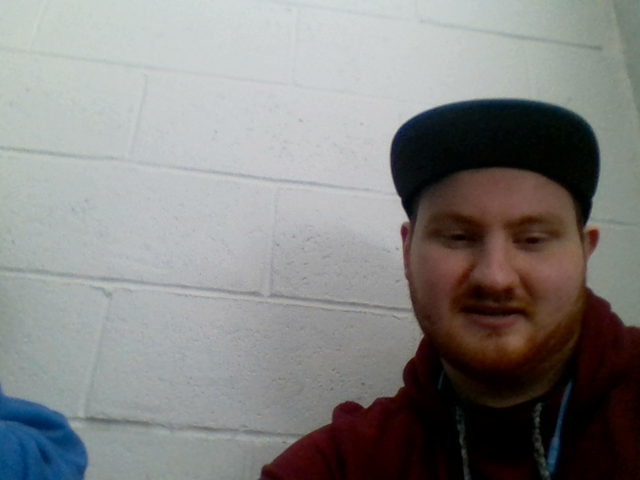
#> input picture PythonApplication1/PythonApplication1/.png, 640 x 480 px; its folder holds 4 pictures in this run
$ python Compare.py   (older library calls are emulated)
#> lines starting #> are read from the running program, lines starting #| are printed output that depends on the picture
import cv2
import scipy
import skimage
import numpy as np
from skimage import io
from skimage import data, img_as_float
import matplotlib.pyplot as plt
from skimage.measure import compare_ssim as ssim
from skimage.transform import resize
from scipy.ndimage import imread
import argparse
import imutils
import glob
import warnings

print ("Below are the current saved png files to choose from \n")

print (glob.glob('./*.png'))

selectimg1 = input('Please input the name of the first picture you would like to compare, be sure to include .png: \n')
#> the answer given: .png
selectimg2 = input('Please enter the target picture you want to compare against, be sure to include .png \n')
#> the answer given: Richie.png


img1 = io.imread(selectimg1)
#> img1 is the input picture: shape (480, 640, 3); mean R, G, B 132.5, 132.1, 130.6
img2 = io.imread(selectimg2)
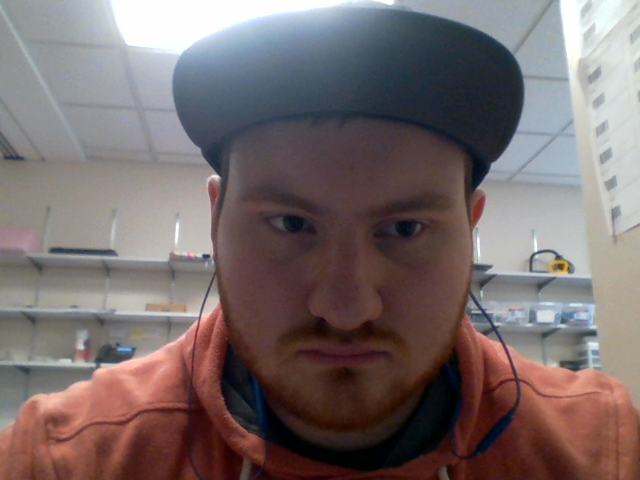
#> input picture PythonApplication1/PythonApplication1/Richie.png, 640 x 480 px
#> img2 is the input picture: shape (480, 640, 3); mean R, G, B 120.1, 107.3, 107.2


######
#Version 1.0
######
#if img1.shape == img2.shape:
#    print("The images have same size and channels")
 #   difference = cv2.subtract(img1, img2)
  #  b, g, r = cv2.split(difference)
 #
 #
#if cv2.countNonZero(b) == 0 and cv2.countNonZero(g) == 0 and cv2.countNonZero(r) == 0:
 #   print("The images are completely Equal")
#else:
#    print("The images are not the same")

#####
#Version 2.0
#####

# Load the Haar cascades
face_cascade = cv2.CascadeClassifier('C:\\opencv\\build\\etc\\haarcascades\\haarcascade_frontalface_default.xml')
eye_cascade = cv2.CascadeClassifier('C:\\opencv\\build\\etc\\haarcascades\\haarcascade_eye.xml')
'''
def mse(img1, img2):
	# the 'Mean Squared Error' between the two images is the
	# sum of the squared difference between the two images;
	# NOTE: the two images must have the same dimension
	err = np.sum((img1.astype("float") - img2.astype("float")) ** 2)
	err /= float(img1.shape[0] * img2.shape[1])

	# return the MSE, the lower the error, the more "similar"
	# the two images are
	return err

def compare_images(img1, img2, title):
	# compute the mean squared error and structural similarity
	# index for the images
	m = mse(img1, img2)
	s = ssim(img1, img2)

	# setup the figure
	fig = plt.figure(title)
	plt.suptitle("MSE: %.2f, SSIM: %.2f" % (m, s))

	# show first image
	ax = fig.add_subplot(1, 2, 1)
	plt.imshow(img1, cmap = plt.cm.gray)
	plt.axis("off")

	# show the second image
	ax = fig.add_subplot(1, 2, 2)
	plt.imshow(img2, cmap = plt.cm.gray)
	plt.axis("off")

	# show the images
	plt.show()
#load the images -- the original, the original + target,
# and the original + side
original = img1
target = img2

fig = plt.figure("Images")
images = ("Original", original), ("target", target)
# loop over the images
for (i, (name, image)) in enumerate(images):
	# show the image
	ax = fig.add_subplot(1, 3, i + 1)
	ax.set_title(name)
	plt.imshow(image, cmap = plt.cm.gray)
	plt.axis("off")

# show the figure
plt.show()

# compare the images
compare_images(original, original, "Original vs. Original")
compare_images(original, target, "Original vs. target")

cv2.imshow("img1", img1)
cv2.imshow("img2", img2)
cv2.waitKey(0)
cv2.destroyAllWindows()

#### Removed for version 3.0, uses a similar command
# convert the images to grayscale
'''
#original = cv2.cvtColor(original, cv2.COLOR_BGR2GRAY)
#target = cv2.cvtColor(target, cv2.COLOR_BGR2GRAY)

original = img1
target = img2
#######
#Version 3.0 addon
#######

# Load in color image for face detection
#original = cv2.imread(original)
#target = cv2.imread(target)

# Convert the image to RGB colorspace
original = cv2.cvtColor(original, cv2.COLOR_BGR2RGB)
target = cv2.cvtColor(target, cv2.COLOR_BGR2RGB)
# Make a copy of the original image to draw face detections on
image_original = np.copy(original)
image_target = np.copy(original)

# Convert the image to gray
gray_original = cv2.cvtColor(original, cv2.COLOR_RGB2GRAY)
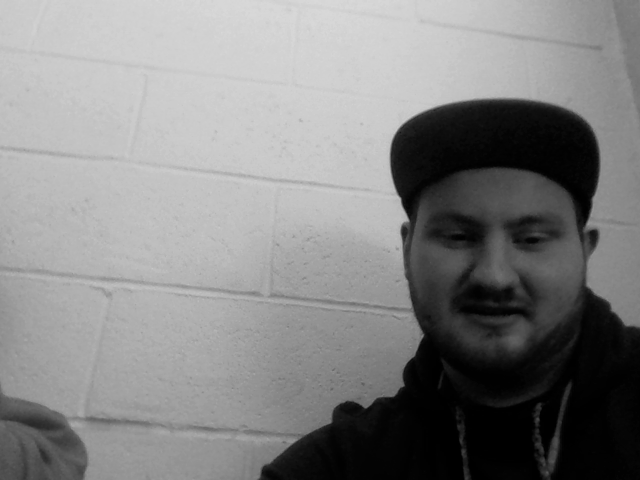
#> gray_original: shape (480, 640); min 0, max 217, mean 131.7
gray_target = cv2.cvtColor(target, cv2.COLOR_RGB2GRAY)
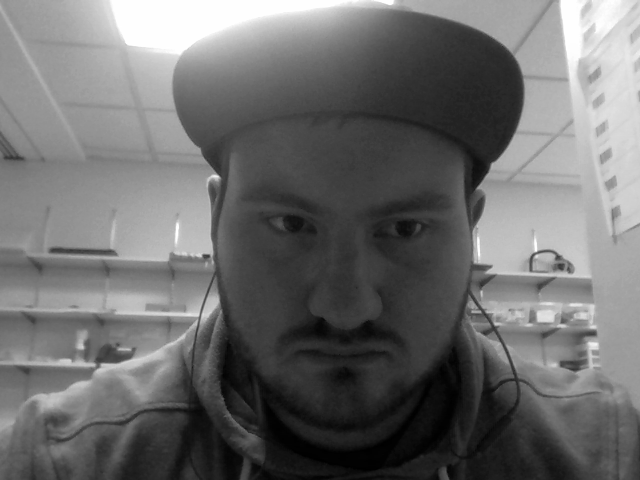
#> gray_target: shape (480, 640); min 0, max 255, mean 108.7
# Detect faces in the image using pre-trained face dectector
faces_original = face_cascade.detectMultiScale(gray_original, 1.25, 6)
#> faces_original = [[390, 154, 208, 208]]
faces_target = face_cascade.detectMultiScale(gray_target, 1.25, 6)
#> faces_target = [[204, 122, 279, 279]]


# Get bounding box for each face in original
for f in faces_original:
    x, y, w, h = [ v for v in f ]
    cv2.rectangle(image_original, (x,y), (x+w, y+h), (255,0,0), 3)
    # Define the region of interest in the image
    face_crop_original = gray_original[y:y+h, x:x+w]
    cv2.imwrite("C:\\Users\\Richie\\source\\repos\\Design2019\\PythonApplication1\\PythonApplication1\\FCO.png", face_crop_original)
#> this loop made 1 pass
#> pass 1, `face_crop_original = gray_original[y:y+h, x:x+w]`:
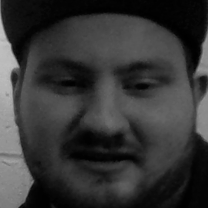
#> face_crop_original: shape (208, 208); min 0, max 195, mean 53.7
#> after the loop:
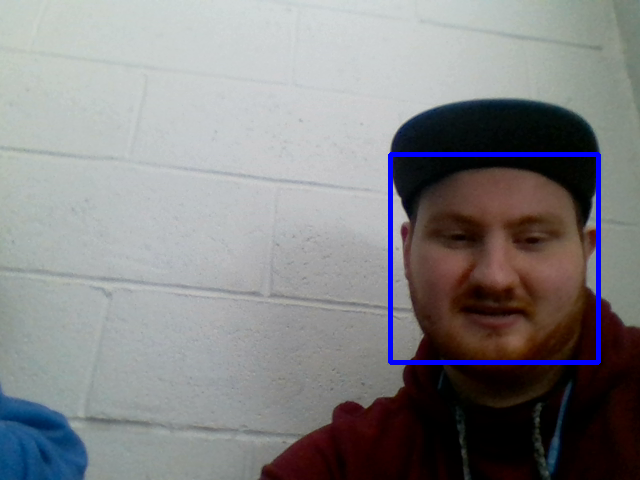
#> image_original: shape (480, 640, 3); mean B, G, R 133.2, 131.2, 131.5
#Get bounding box for each face in target


for t in faces_target:
    x, y, w, h = [ v for v in t ]
    cv2.rectangle(image_target, (x,y), (x+w, y+h), (255,0,0), 3)
    # Define the region of interest in the image
    face_crop_target = gray_target[y:y+h, x:x+w]
    cv2.imwrite("C:\\Users\\Richie\\source\\repos\\Design2019\\PythonApplication1\\PythonApplication1\\FCT.png", face_crop_target)
#> this loop made 1 pass
#> pass 1, `face_crop_target = gray_target[y:y+h, x:x+w]`:
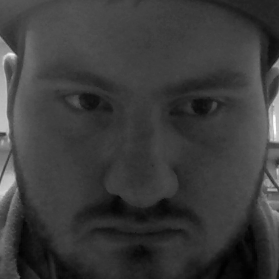
#> face_crop_target: shape (279, 279); min 0, max 254, mean 59.2
#> after the loop:
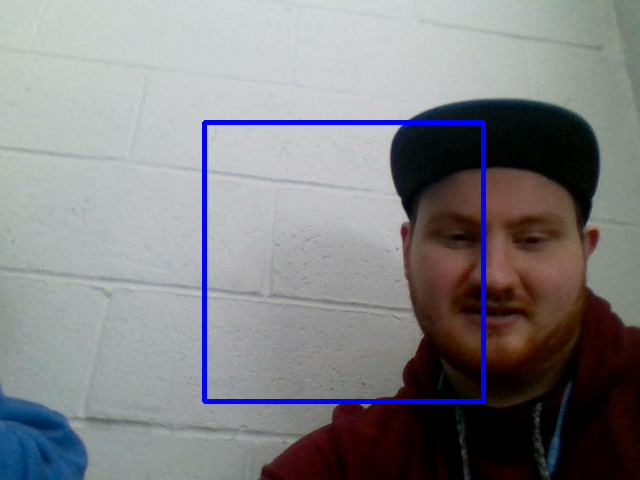
#> image_target: shape (480, 640, 3); mean B, G, R 133.2, 130, 130.4
# Display the image with the bounding boxes
fig = plt.figure(figsize = (9,9))
axl = fig.add_subplot(111)
axl.set_xticks([])
axl.set_yticks([])

axl.set_title("Face detection")
axl.imshow(image_original)
axl.imshow(image_target)

# Display the face crops
fig = plt.figure(figsize = (9,9))
axl = fig.add_subplot(111)
axl.set_xticks([])
axl.set_yticks([])

axl.set_title("Face crops")
axl.imshow(face_crop_original)
axl.imshow(face_crop_target)
face_crop_original = []
face_crop_target = []

for f in faces_original:
    x, y, w, h = [ v for v in f ]
    cv2.rectangle(image_original, (x,y), (x+w, y+h), (255,0,0), 3)
    # Define the region of interest in the image
    face_crop_original.append(gray_original [y:y+h, x:x+w])
#> after the loop, face_crop_original = 1 item

for f in faces_target:
    x, y, w, h = [ v for v in f ]
    cv2.rectangle(image_target, (x,y), (x+w, y+h), (255,0,0), 3)
    face_crop_target.append(gray_target [y:y+h, x:x+w])
#> after the loop, face_crop_target = 1 item

for face in face_crop_original:
    cv2.imshow('face',face)
    cv2.waitKey(0)
#> this loop made 1 pass

for face in face_crop_target:
    cv2.imshow('face',face)
    cv2.waitKey(0)

#cv2.imwrite(str(face_crop_original)+'.png', frame)
#cv2.imwrite(str(face_crop_target)+'.png', frame)


#######
#End of version 3.0
#######


#def mse(face_crop_original, face_crop_target):
	# the 'Mean Squared Error' between the two images is the
	# sum of the squared difference between the two images;
	# NOTE: the two images must have the same dimension
	#err = np.sum((face_crop_original.astype("float") - face_crop_target.astype("float")) ** 2)
	#err /= float(face_crop_original.shape[0] * face_crop_target.shape[1])

	# return the MSE, the lower the error, the more "similar"
	# the two images are
	#return err

def compare_images(face_crop_original, face_crop_target, multichannel = True):  #might need to change full=true to title
	# compute the mean squared error and structural similarity
	# index for the images
	#m = mse(face_crop_original, face_crop_target)
    face_crop_original = np.array([[],[],[]])
    face_crop_target = np.array([[],[],[]])
    s = ssim(face_crop_original, face_crop_target, multichannel=True)
    with warnings.catch_warnings():
        warnings.simplefilter("ignore", category=RuntimeWarning)
	# setup the figure
    #fig = plt.figure(title)
	#plt.suptitle("MSE: %.2f, SSIM: %.2f" % (m, s))

	# show first image
    ax = fig.add_subplot(1, 2, 1)
    plt.imshow(face_crop_original, cmap = plt.cm.gray)
    plt.axis("off")

	# show the second image
    ax = fig.add_subplot(1, 2, 2)
    plt.imshow(face_crop_target, cmap = plt.cm.gray)
    plt.axis("off")

	# show the images
    plt.show()
#load the images -- the original, the original + target,
# and the original + side
#original = img1
#target = img2

fig = plt.figure("Images")
images = ("Original", face_crop_original), ("target", face_crop_target)
# loop over the images
for (i, (name, image)) in enumerate(images):
	# show the image
	ax = fig.add_subplot(1, 3, i + 1)
	ax.set_title(name)
#> this loop made 2 passes
#> name on passes 1 to 2: 'Original', 'target'
	#plt.imshow(image, cmap = plt.cm.gray)
	#plt.axis("off")

# show the figure
#plt.show()

# compare the images
height = 2**10
width = 2**10

#gray_original = cv2.cvtColor(original, cv2.COLOR_RGB2GRAY)
#gray_target = cv2.cvtColor(target, cv2.COLOR_RGB2GRAY)


#> (the run stopped early here; a loop or call above may not have finished)
